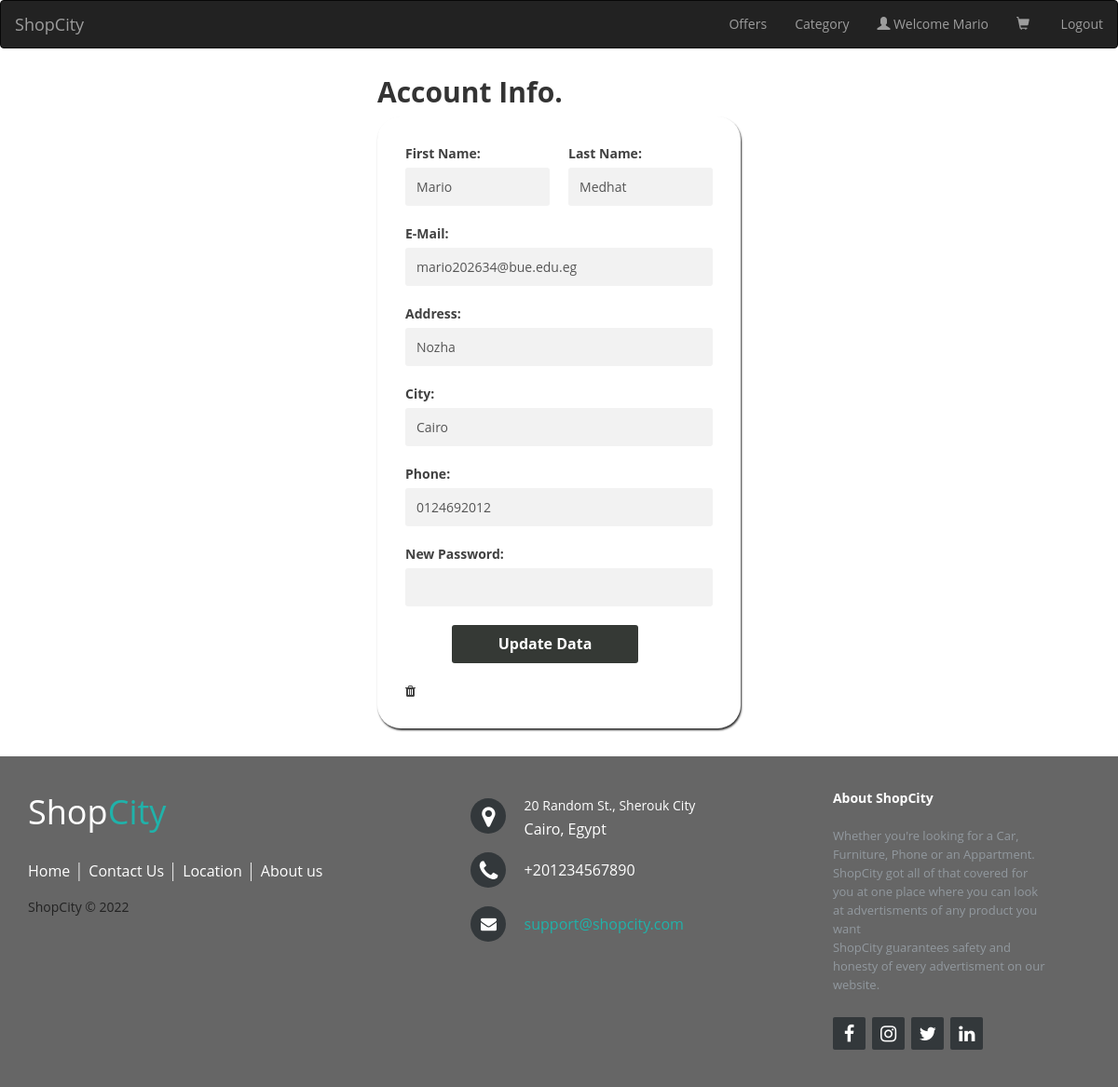
/view_account.php (signed in), run on the app's committed database.
### tables this page shows
CREATE TABLE `customer` (
  `CustID` int(11) NOT NULL,
  `CustFirstName` varchar(50) NOT NULL,
  `CustLastName` varchar(50) NOT NULL,
  `CustEmail` varchar(200) NOT NULL,
  `CustPassword` varchar(100) NOT NULL,
  `CustAddress` varchar(500) NOT NULL,
  `CustCity` varchar(50) NOT NULL,
  `CustPhone` varchar(50) NOT NULL,
  `cart` text
);

### inc/functions.php (called while the page is built, shortened)
<?php
function cleanui($userinput)
{
    global $con;
    if (empty($userinput))
    {
        return false;
    }
    else
    {
        $userinput = htmlspecialchars($userinput);
        $userinput = mysqli_real_escape_string($con, $userinput);
    }
    return $userinput;
}
function authCust()
{
    global $con;
    $cust=cleanui(isset($_SESSION["cust"]));
    $sql = "SELECT EXISTS(SELECT 1 FROM `customer` WHERE `CustID`='$cust' LIMIT 1)";
    if ($query=mysqli_query($con, $sql))
    {
        $result=mysqli_fetch_row($query);
        return (bool)($result[0]);
    }
    else
    {
        return false;
    }
}
function getCustName($id)
{
    global $con;
    $id=cleanui($id);
    $sql = "SELECT `CustFirstName` FROM `customer` WHERE `CustID`='$id'";
    $query=mysqli_query($con, $sql);
    $result=mysqli_fetch_array($query);
    return $result['CustFirstName'];
}
?>

### view_account.php (the view, shortened to what this page needs)
<?php
include('inc/config.php');
include('inc/functions.php');
include('inc/header.php');
if(!authCust()) die('<META HTTP-EQUIV="refresh" content="0;URL=../../login.php">');
$id=cleanui($_SESSION["cust"]);
$query="SELECT * FROM `customer` WHERE `CustID`='$id';";
$result=mysqli_query($con, $query);
$row=mysqli_fetch_array($result);
?>
<div class="signup-form">
<h2>Account Info.</h2>
<form name="signup" id="signup" action="inc/functions/editcustomer.php" method="post">
<thead>
<div class="form-group">
    <div class="row">
        <div class="col-xs-6">
         <label for="fname">First Name:</label>
        <input type="text" class="form-control" name="fname" placeholder="" value="<?php echo $row['CustFirstName']; ?>">
        </div>
        <div class="col-xs-6">
         <label for="lname">Last Name:</label>
        <input type="text" class="form-control" name="lname" placeholder="" value="<?php echo $row['CustLastName']; ?>">
        </div>
    </div>
</div>
<div class="form-group">
<label for="email">E-Mail:</label>
<input type="email" class="form-control" name="email" placeholder="" value="<?php echo $row['CustEmail']; ?>">
</div>
<div class="form-group">
<label for="address">Address:</label>
<input type="text" class="form-control" name="address" placeholder="" value="<?php echo $row['CustAddress']; ?>">
</div>
<div class="form-group">
<label for="city">City:</label>
<input type="text" class="form-control" name="city" placeholder="" value="<?php echo $row['CustCity']; ?>"></div>
<div class="form-group">
<label for="phone">Phone:</label>
<input type="text" class="form-control" name="phone" placeholder="" value="<?php echo $row['CustPhone']; ?>">
</div>
<div class="form-group">
<label for="passsword">New Password:</label>
<input type="password" class="form-control" name="password" placeholder="">
</div>
<div class="form-group">
<button type="submit" class="btn btn-primary btn-lg">Update Data</button>
</div>
<a href="inc/functions/deletecustomer.php?id=<?php echo $row['CustID']; ?>"><i class="fa fa-trash"></i></a>
</thead>
</div>
</body>
<?php include('inc/footer.php'); ?>

### inc/header.php (shortened to what this page needs)
<!DOCTYPE html>
<html lang="en">
<head>
<link rel="stylesheet" href="https://maxcdn.bootstrapcdn.com/bootstrap/3.4.1/css/bootstrap.min.css">
  <link href="https://cdnjs.cloudflare.com/ajax/libs/font-awesome/4.7.0/css/font-awesome.min.css" rel="stylesheet"/>
  <link rel="stylesheet" href="style.css">
</head>
<nav class="navbar navbar-inverse">
  <div class="container-fluid">
    <div class="navbar-header">
      <a class="navbar-brand" href="index.php">ShopCity</a>
    </div>
    <ul class="nav navbar-nav navbar-right">
      <li><a href="offers.php">Offers</a></li>
        <li><a href="Category.php">Category</a></li>
        <?php if(authCust()) { ?>
        <li><a href="view_account.php"><span class="glyphicon glyphicon-user"></span> Welcome <?php echo getCustName($_SESSION["cust"]); ?></a></li>
        <li><a href="cart.php"><span class="glyphicon glyphicon-shopping-cart"></span></a></li>
        <li><a href="inc/functions/signout.php"><span class="glyphicon glyphicon-log-"> </span> Logout</a></li>
        <?php
        } else {
        ?>
      <li><a href="signup.php"><span class="glyphicon glyphicon-user"></span> Sign Up</a></li>
      <li><a href="login.php"><span class="glyphicon glyphicon-log-in"></span> Login</a></li>
        <?php } ?>
    </ul>
  </div>
</nav>

### style.css (style rules this page uses)
.navbar-nav { text-align: center; }
* { font-family: Open Sans; }
.form-control { height: 41px; background: #f2f2f2; box-shadow: none !important; border: none; }
.form-control, .btn { border-radius: 3px; }
.signup-form { width: 390px; margin: 30px auto; }
.signup-form form { color: #414141; border-radius: 25px; margin-bottom: 15px; background: #fff; box-shadow: 1px 2px 2px rgba(0, 0, 0, 0.8); padding: 30px; }
.signup-form h2 { color: #333; font-weight: bold; margin-top: 0; }
.signup-form .form-group { margin-bottom: 20px; }
.signup-form .row div:first-child { padding-right: 10px; }
.signup-form .row div:last-child { padding-left: 10px; }
.signup-form .btn { color: #fff; font-size: 16px; font-weight: bold; background: #353935; border: none; min-width: 200px; padding: 10px; margin-left: 50px; }
.signup-form a { color: #414141; text-decoration: underline; }
.signup-form form a { color: #414141; text-decoration: none; }

### data on the page
customer: CustFirstName "Mario", fname "Mario", lname "Medhat", email "mario202634@bue.edu.eg", address "Nozha", city "Cairo", phone "0124692012"
